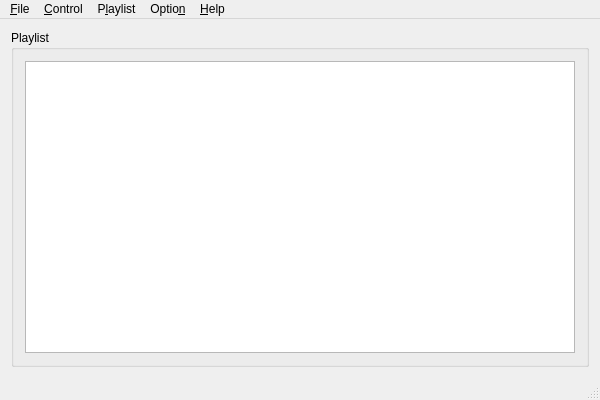
<?xml version="1.0" encoding="UTF-8"?>
<ui version="4.0">
 <class>MainWindow</class>
 <widget class="QMainWindow" name="MainWindow">
  <property name="geometry">
   <rect>
    <x>0</x>
    <y>0</y>
    <width>600</width>
    <height>400</height>
   </rect>
  </property>
  <property name="windowTitle">
   <string>MainWindow</string>
  </property>
  <widget class="QWidget" name="centralWidget">
   <layout class="QVBoxLayout" name="verticalLayout">
    <item>
     <widget class="QGroupBox" name="groupBox">
      <property name="title">
       <string>Playlist</string>
      </property>
      <layout class="QVBoxLayout" name="verticalLayout_2">
       <item>
        <widget class="QListWidget" name="playlist"/>
       </item>
      </layout>
     </widget>
    </item>
   </layout>
  </widget>
  <widget class="QMenuBar" name="menuBar">
   <property name="geometry">
    <rect>
     <x>0</x>
     <y>0</y>
     <width>600</width>
     <height>28</height>
    </rect>
   </property>
   <widget class="QMenu" name="menu_File">
    <property name="title">
     <string>&amp;File</string>
    </property>
    <addaction name="actionNew"/>
    <addaction name="actionOpen_P_laylist"/>
    <addaction name="action_Save_Playlist"/>
    <addaction name="actionSave_Playlist_As"/>
    <addaction name="separator"/>
    <addaction name="actionA_dd_File"/>
    <addaction name="actionRe_move_File"/>
    <addaction name="separator"/>
    <addaction name="action_Quit"/>
   </widget>
   <widget class="QMenu" name="menu_Control">
    <property name="title">
     <string>&amp;Control</string>
    </property>
    <addaction name="action_Play"/>
    <addaction name="actionP_ause"/>
    <addaction name="action_Stop"/>
    <addaction name="separator"/>
    <addaction name="action_Foward"/>
    <addaction name="actionS_eek"/>
    <addaction name="action_Reward"/>
    <addaction name="separator"/>
    <addaction name="action_Volume_Up"/>
    <addaction name="actionV_olume_Down"/>
   </widget>
   <widget class="QMenu" name="menuP_laylist">
    <property name="title">
     <string>P&amp;laylist</string>
    </property>
    <addaction name="actionF_irst_File"/>
    <addaction name="actionP_rivous_File"/>
    <addaction name="action_Next_File"/>
    <addaction name="action_Last_File"/>
    <addaction name="separator"/>
    <addaction name="action_Move_Top"/>
    <addaction name="actionMove_Up"/>
    <addaction name="actionMove_Down"/>
    <addaction name="actionMove_Bottom"/>
   </widget>
   <widget class="QMenu" name="menuOptio_n">
    <property name="title">
     <string>Optio&amp;n</string>
    </property>
    <addaction name="actionP_reference"/>
   </widget>
   <widget class="QMenu" name="menu_Help">
    <property name="title">
     <string>&amp;Help</string>
    </property>
    <addaction name="action_About"/>
    <addaction name="actionAbout_Qt"/>
   </widget>
   <addaction name="menu_File"/>
   <addaction name="menu_Control"/>
   <addaction name="menuP_laylist"/>
   <addaction name="menuOptio_n"/>
   <addaction name="menu_Help"/>
  </widget>
  <widget class="QStatusBar" name="statusBar"/>
  <action name="actionNew">
   <property name="text">
    <string>&amp;New Playlist</string>
   </property>
   <property name="shortcut">
    <string>Ctrl+N</string>
   </property>
  </action>
  <action name="actionOpen_P_laylist">
   <property name="text">
    <string>Open P&amp;laylist</string>
   </property>
   <property name="shortcut">
    <string>Ctrl+O</string>
   </property>
  </action>
  <action name="action_Save_Playlist">
   <property name="text">
    <string>&amp;Save Playlist</string>
   </property>
   <property name="shortcut">
    <string>Ctrl+S</string>
   </property>
  </action>
  <action name="actionSave_Playlist_As">
   <property name="text">
    <string>Save Playlist &amp;As</string>
   </property>
  </action>
  <action name="actionA_dd_File">
   <property name="text">
    <string>A&amp;dd File(s)</string>
   </property>
   <property name="shortcut">
    <string>Ctrl+D</string>
   </property>
  </action>
  <action name="actionRe_move_File">
   <property name="text">
    <string>Re&amp;move File(s)</string>
   </property>
   <property name="shortcut">
    <string>Ctrl+R</string>
   </property>
  </action>
  <action name="action_Quit">
   <property name="text">
    <string>&amp;Quit</string>
   </property>
   <property name="shortcut">
    <string>Ctrl+Q</string>
   </property>
  </action>
  <action name="action_Play">
   <property name="enabled">
    <bool>true</bool>
   </property>
   <property name="text">
    <string>&amp;Play</string>
   </property>
   <property name="shortcut">
    <string>Ctrl+Z</string>
   </property>
  </action>
  <action name="action_Stop">
   <property name="enabled">
    <bool>true</bool>
   </property>
   <property name="text">
    <string>&amp;Stop</string>
   </property>
   <property name="shortcut">
    <string>Ctrl+X</string>
   </property>
  </action>
  <action name="actionP_ause">
   <property name="enabled">
    <bool>true</bool>
   </property>
   <property name="text">
    <string>P&amp;ause</string>
   </property>
   <property name="shortcut">
    <string>Ctrl+C</string>
   </property>
  </action>
  <action name="action_Next_File">
   <property name="text">
    <string>&amp;Next</string>
   </property>
  </action>
  <action name="actionP_rivous_File">
   <property name="text">
    <string>P&amp;rivous</string>
   </property>
  </action>
  <action name="actionF_irst_File">
   <property name="text">
    <string>F&amp;irst</string>
   </property>
  </action>
  <action name="action_Last_File">
   <property name="text">
    <string>&amp;Last</string>
   </property>
  </action>
  <action name="action_Volume_Up">
   <property name="text">
    <string>&amp;Volume Up</string>
   </property>
   <property name="shortcut">
    <string>Ctrl+V</string>
   </property>
  </action>
  <action name="actionV_olume_Down">
   <property name="text">
    <string>V&amp;olume Down</string>
   </property>
   <property name="shortcut">
    <string>Ctrl+B</string>
   </property>
  </action>
  <action name="action_Move_Top">
   <property name="text">
    <string>Move &amp;Top</string>
   </property>
  </action>
  <action name="actionMove_Up">
   <property name="text">
    <string>Move &amp;Up</string>
   </property>
  </action>
  <action name="actionMove_Down">
   <property name="text">
    <string>Move &amp;Down</string>
   </property>
  </action>
  <action name="actionMove_Bottom">
   <property name="text">
    <string>Move &amp;Bottom</string>
   </property>
  </action>
  <action name="actionP_reference">
   <property name="text">
    <string>P&amp;reference</string>
   </property>
   <property name="shortcut">
    <string>Ctrl+P</string>
   </property>
  </action>
  <action name="action_About">
   <property name="text">
    <string>&amp;About</string>
   </property>
  </action>
  <action name="actionAbout_Qt">
   <property name="text">
    <string>About &amp;Qt</string>
   </property>
  </action>
  <action name="actionS_eek">
   <property name="text">
    <string>S&amp;eek</string>
   </property>
   <property name="shortcut">
    <string>Ctrl+N</string>
   </property>
  </action>
  <action name="action_Foward">
   <property name="text">
    <string>&amp;Foward</string>
   </property>
  </action>
  <action name="action_Reward">
   <property name="text">
    <string>&amp;Reward</string>
   </property>
  </action>
 </widget>
 <layoutdefault spacing="6" margin="11"/>
 <resources/>
 <connections>
  <connection>
   <sender>actionNew</sender>
   <signal>triggered()</signal>
   <receiver>playlist</receiver>
   <slot>clear()</slot>
   <hints>
    <hint type="sourcelabel">
     <x>-1</x>
     <y>-1</y>
    </hint>
    <hint type="destinationlabel">
     <x>299</x>
     <y>211</y>
    </hint>
   </hints>
  </connection>
 </connections>
</ui>
